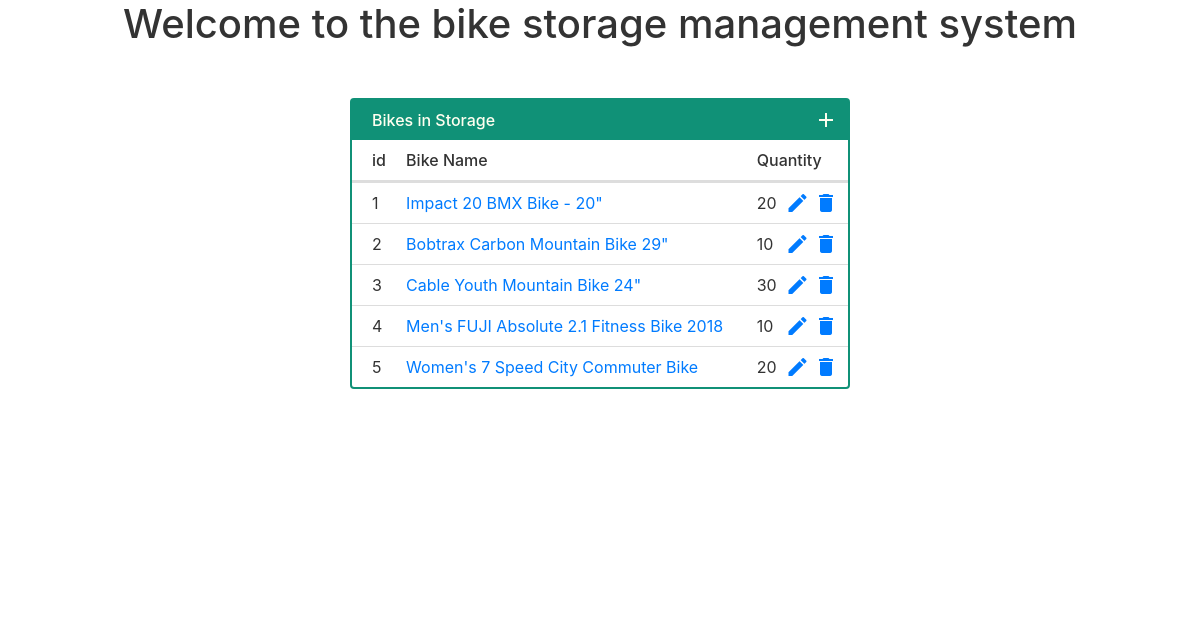
Screenshot of /bikes/ with the database file from the repository.
### bikes/models.py (models this page shows, shortened)
class Bike(models.Model):
    bike_id = models.IntegerField(primary_key=True)
    name = models.CharField(max_length=100)
    description = models.CharField(max_length=800)
    rating = models.FloatField(default=0.0, validators=[MaxValueValidator(10.0), MinValueValidator(0.0)])
    price = models.IntegerField(default=0, validators=[MinValueValidator(0)])
    quantity = models.IntegerField(default=0, validators=[MinValueValidator(0)])
    bike_type =  models.CharField(max_length=100)
    cover = models.ImageField(upload_to='images/')

### bikes/views.py (the view)
# urls.py: path('', views.bike_list, name='bike_list'),
def bike_list(request, template_name='bikes/bike_list.html'):
    bike = Bike.objects.all()
    data = {}
    data['object_list'] = bike
    return render(request, template_name, data)

### bikes/templates/bikes/bike_list.html (shortened to what this page needs)
<!DOCTYPE html>
<html lang="en">
<head>
      <link rel="stylesheet" href="https://stackpath.bootstrapcdn.com/bootstrap/4.3.1/css/bootstrap.min.css">
</head>
<body>
<h1 id='title'>Welcome to the bike storage management system</h1>
<table>
    <thead>
        <tr>
            <th colspan="3">Bikes in Storage</th>
            <th id='add'><i class="material-icons button add"><a href="{% url 'bike_new' %}" style="color: #FFFFF0">add</th>
        </tr>
        <tr>
            <th>id</th>
            <th>Bike Name</th>
            <th colspan="2">Quantity</th>
        </tr>
    </thead>
    <tbody>
        {% for bike in object_list %}
        <tr>
            <td>{{ bike.bike_id }}</td>
            <td><a href="{% url 'bike_detail' bike.bike_id %}">{{ bike.name }}</td>
            <td>{{ bike.quantity }}</td>
            <td>
                <i class="material-icons button edit"><a href="{% url 'bike_edit' bike.bike_id %}">edit</i>
                <i class="material-icons button delete"><a href="{% url 'bike_delete' bike.bike_id %}">delete</i>
            </td>
        </tr>
        {% endfor %}
    </tbody>
</table>
</body>
</html>

### bikes/templates/bikes/bike_list.html (style rules this page uses)
#title { text-align: center; }
* { margin: 0; padding: 0; box-sizing: border-box; }
body { font-family: -apple-system, BlinkMacSystemFont, "Segoe UI", Roboto, "Helvetica Neue", Arial, sans-serif; color: #333; }
table { text-align: left; line-height: 40px; border-collapse: separate; border-spacing: 0; border: 2px solid #109177; width: 500px; margin: 50px auto; border-radius: .25rem; }
thead tr:first-child { background: #109177; color: #FFFFF0; border: none; }
th:first-child, td:first-child { padding: 0 15px 0 20px; }
th { font-weight: 500; }
thead tr:last-child th { border-bottom: 3px solid #ddd; }
tbody tr:last-child td { border: none; }
tbody td { border-bottom: 1px solid #ddd; }
td:last-child { text-align: right; padding-right: 10px; }
.button { cursor: pointer; vertical-align: middle; margin-top: -4px; }
#add { padding-right: 10px; text-align: right; }

### rows the page displays
Bike: bike_id "1", name "Impact 20 BMX Bike - 20\"", quantity "20"
Bike: bike_id "2", name "Bobtrax Carbon Mountain Bike 29\"", quantity "10"
Bike: bike_id "3", name "Cable Youth Mountain Bike 24\"", quantity "30"
Bike: bike_id "4", name "Men's FUJI Absolute 2.1 Fitness Bike 2018", quantity "10"
Bike: bike_id "5", name "Women's 7 Speed City Commuter Bike", quantity "20"
